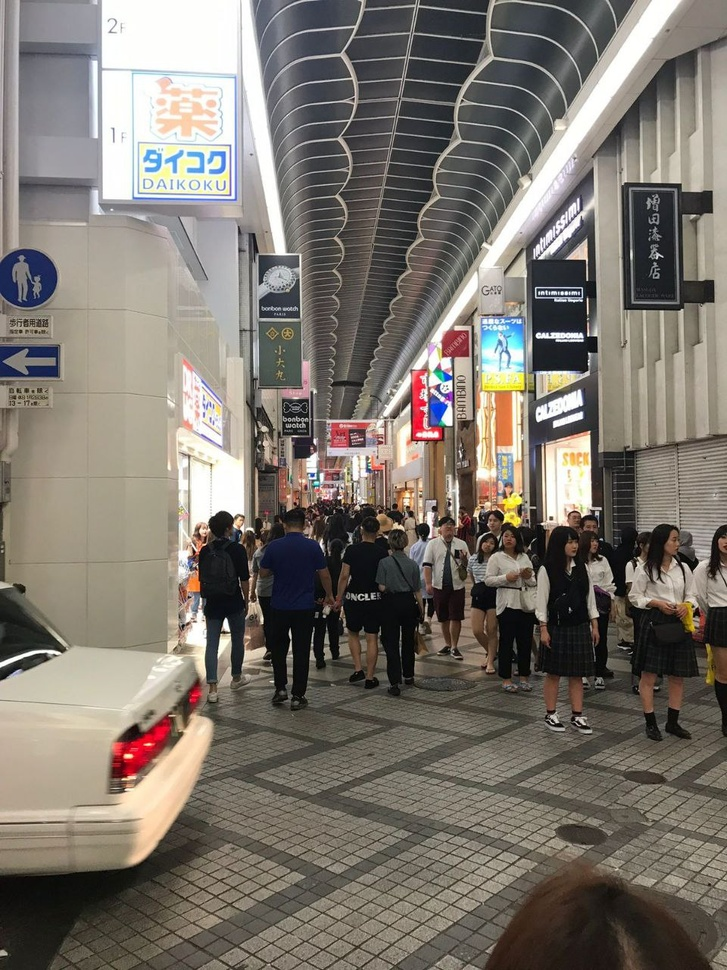
#> input picture Pengolahan Citra Negatif/image1.jpeg, 727 x 970 px, shrunk from 960 x 1280 before the run, found by its file name
$ python 'code gkv.py'
#> lines starting #> are read from the running program, lines starting #| are printed output that depends on the picture
# Nama  : Handhika Pranata Kusuma Wardana
# Nim   : 24060121140112
# Kelas : D

# import Pillow modules
from PIL import Image

# Read pixels and apply negative transformation function
def Negativemaker(arrgambar):
    for i in range(0, arrgambar.size[0]-1):
        for j in range(0,arrgambar.size[1]-1):
            pixelColorVals = arrgambar.getpixel((i, j));
            # Invert color
            redPixel = 255 - pixelColorVals[0];  # Negate red pixel
            greenPixel = 255 - pixelColorVals[1];  # Negate green pixel
            bluePixel = 255 - pixelColorVals[2];  # Negate blue pixel
            arrgambar.putpixel((i, j), (redPixel, greenPixel, bluePixel));
    return arrgambar

# Load the  first image
img1 = Image.open(r"D:\Tugas1_GKV_D_Handhika Pranata Kusuma Wardana_24060121140112\image1.jpeg")
#> img1 is the input picture: PIL image 727x970 RGB; mean R, G, B 123.8, 117.5, 109.3
# Display the first image
img1.show();
# Aplly function to make a negative image for first image
neg1 = Negativemaker(img1)
# Showing first negative image
neg1.show()

#Load the second image
img2 = Image.open(r"D:\Tugas1_GKV_D_Handhika Pranata Kusuma Wardana_24060121140112\image2.jpeg")
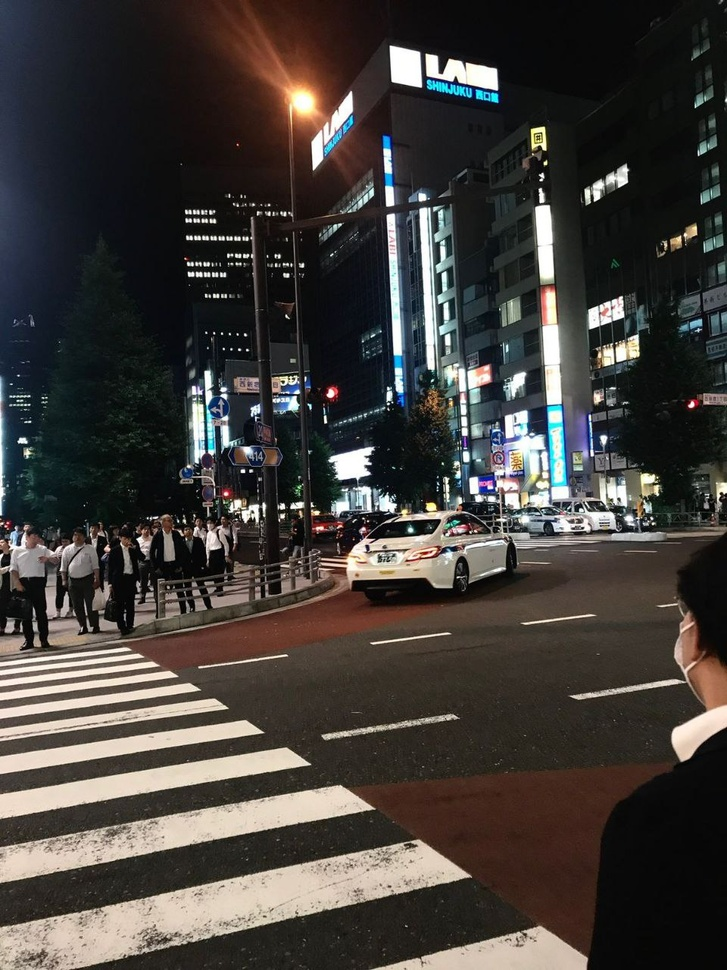
#> input picture Pengolahan Citra Negatif/image2.jpeg, 727 x 970 px, shrunk from 960 x 1280 before the run, found by its file name
#> img2 is the input picture: PIL image 727x970 RGB; mean R, G, B 66.6, 62.5, 59
# Display the second image
img2.show();
# Aplly function to make a negative image second image
neg2 = Negativemaker(img2)
# Showing second negative image
neg2.show()

#Load the third image
img3 = Image.open(r"D:\Tugas1_GKV_D_Handhika Pranata Kusuma Wardana_24060121140112\image3.jpeg")
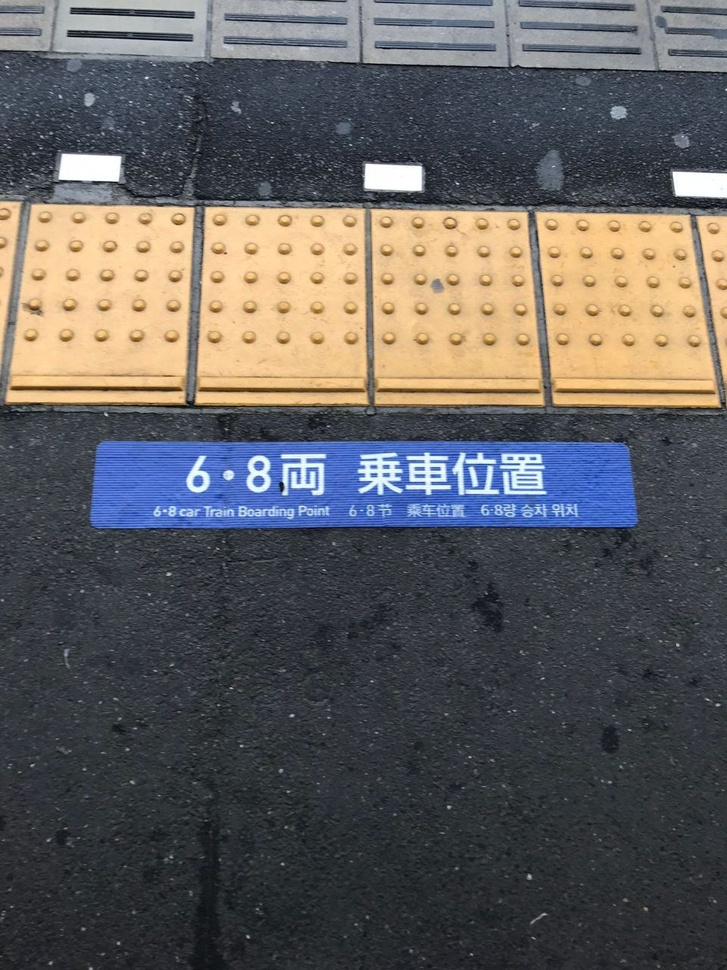
#> input picture Pengolahan Citra Negatif/image3.jpeg, 727 x 970 px, shrunk from 960 x 1280 before the run, found by its file name
#> img3 is the input picture: PIL image 727x970 RGB; mean R, G, B 96.6, 94.4, 93.7
# Display the third image
img3.show();
# Aplly function to make a negative image for third image
neg3 = Negativemaker(img3)
# Showing third negative image
neg3.show()

#Load the fourth image
img4 = Image.open(r"D:\Tugas1_GKV_D_Handhika Pranata Kusuma Wardana_24060121140112\image4.jpeg")
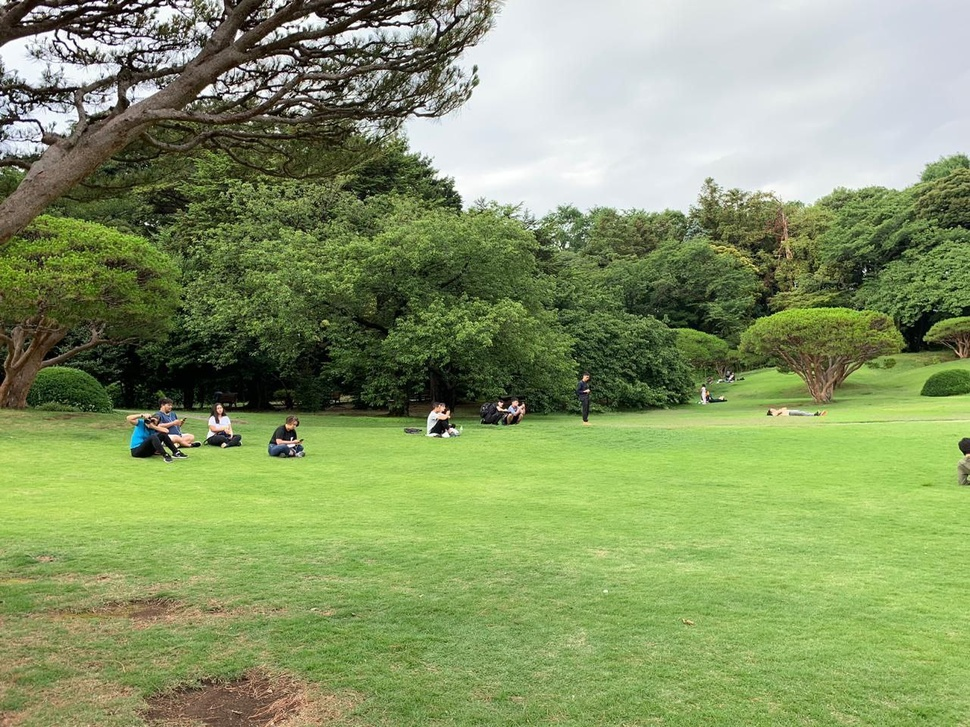
#> input picture Pengolahan Citra Negatif/image4.jpeg, 970 x 727 px, shrunk from 1280 x 960 before the run, found by its file name
#> img4 is the input picture: PIL image 970x727 RGB; mean R, G, B 133.9, 151.3, 102.1
# Display the fourth image
img4.show();
# Aplly function to make a negative image for fourth image
neg4 = Negativemaker(img4)
#> after the loop in Negativemaker (call 4), `for i in range(0, arrgambar.size[0]-1):`:
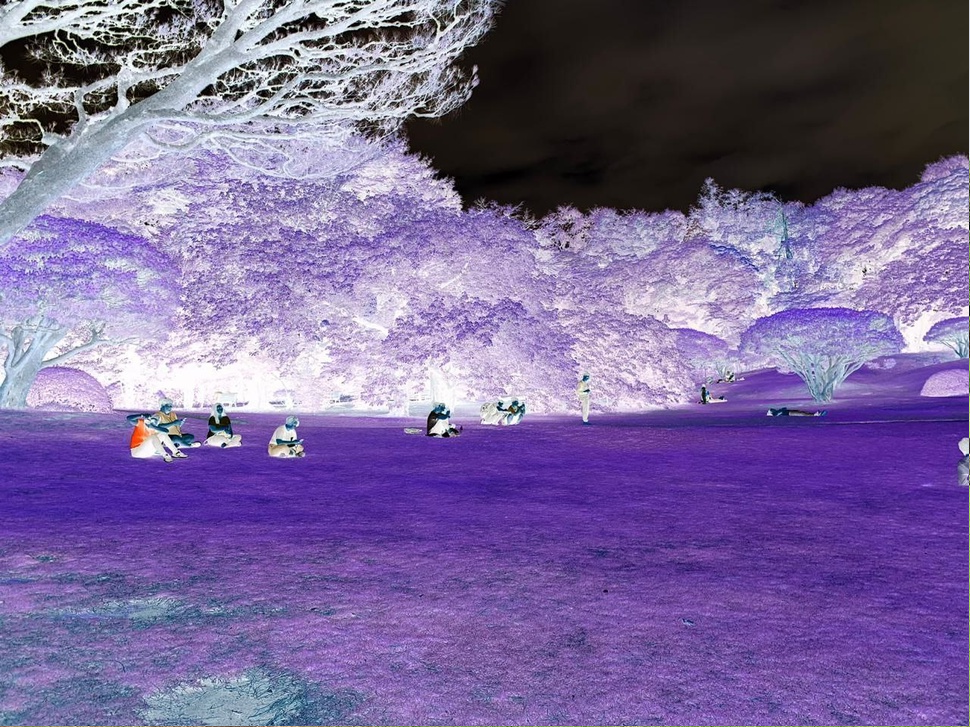
#> arrgambar: PIL image 970x727 RGB; mean R, G, B 121.2, 103.8, 152.7
# Showing fourth negative image
neg4.show()

#Load the fifth image
img5 = Image.open(r"D:\Tugas1_GKV_D_Handhika Pranata Kusuma Wardana_24060121140112\image5.jpeg")
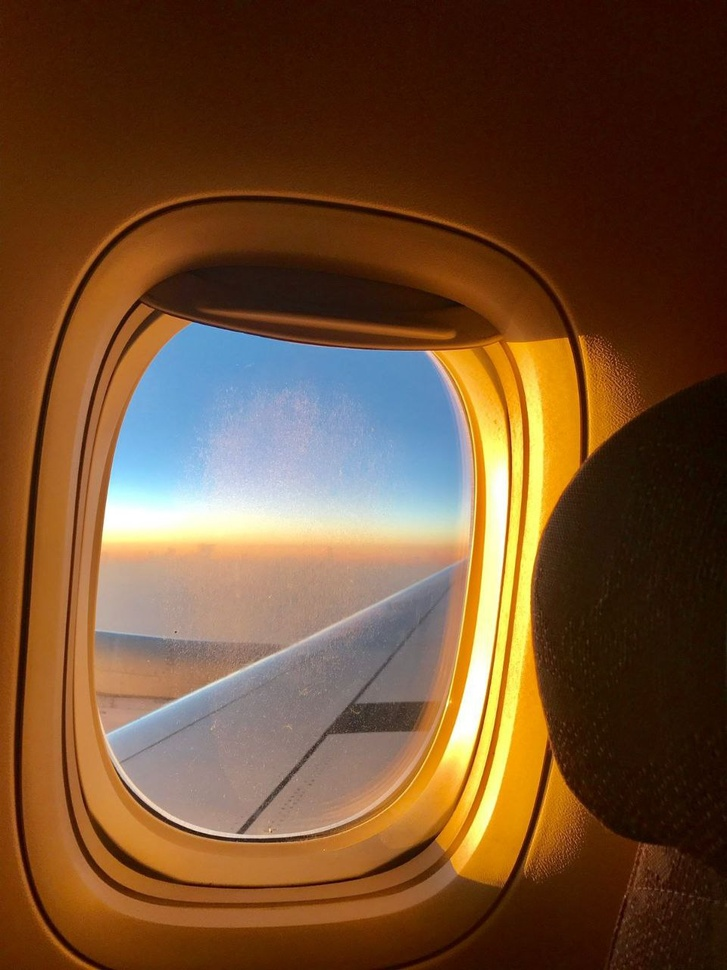
#> input picture Pengolahan Citra Negatif/image5.jpeg, 727 x 970 px, shrunk from 960 x 1280 before the run, found by its file name
#> img5 is the input picture: PIL image 727x970 RGB; mean R, G, B 113.1, 78.4, 49.3
# Display the fifth image
img5.show();
# Aplly function to make a negative image for fifth image
neg5 = Negativemaker(img5)
#> after the loop in Negativemaker (call 5), `for i in range(0, arrgambar.size[0]-1):`:
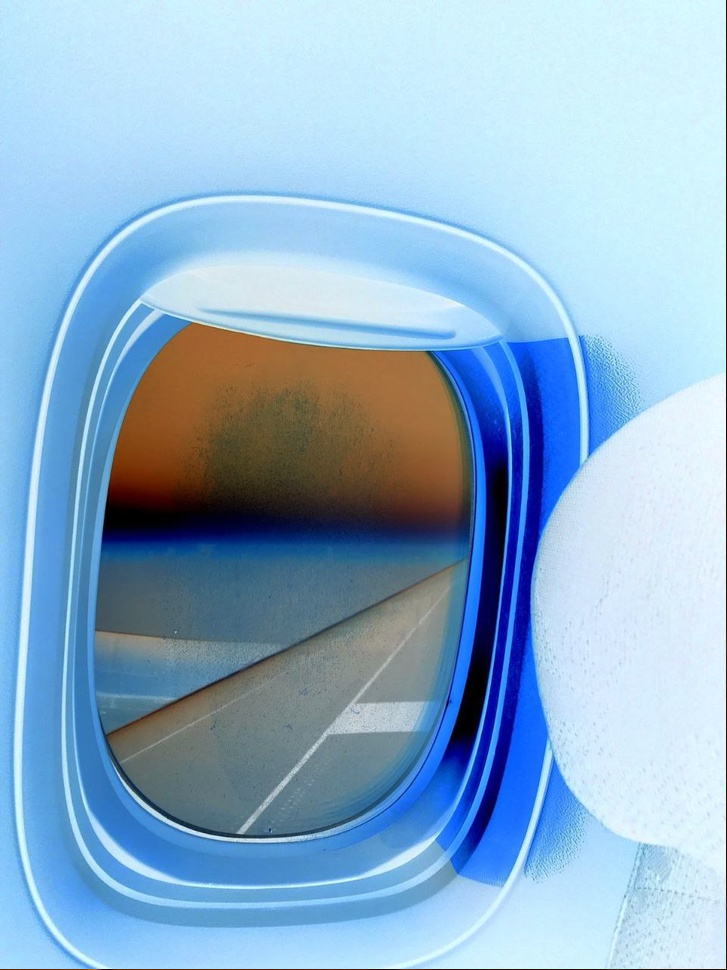
#> arrgambar: PIL image 727x970 RGB; mean R, G, B 141.5, 176.1, 205.1
# Showing fifth negative image
neg5.show()
